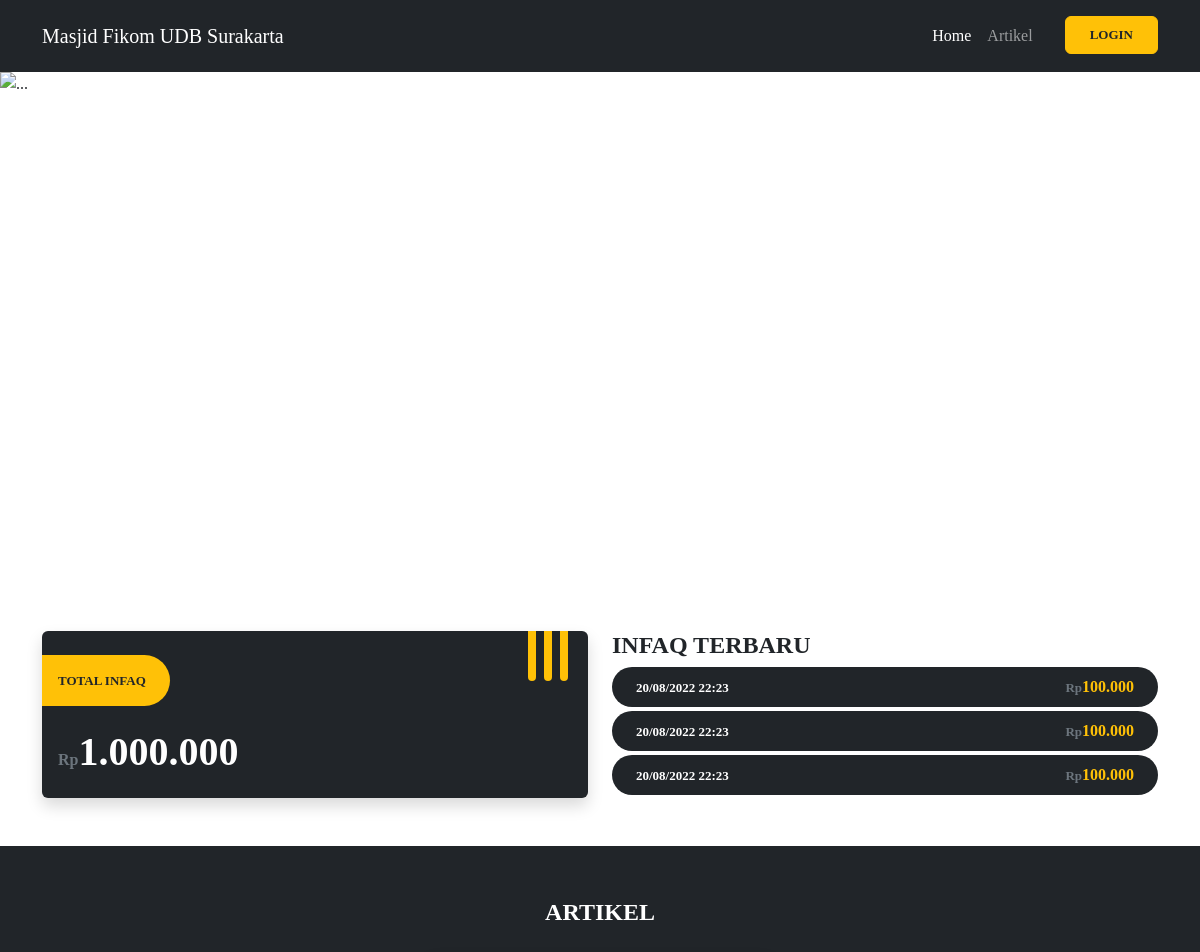
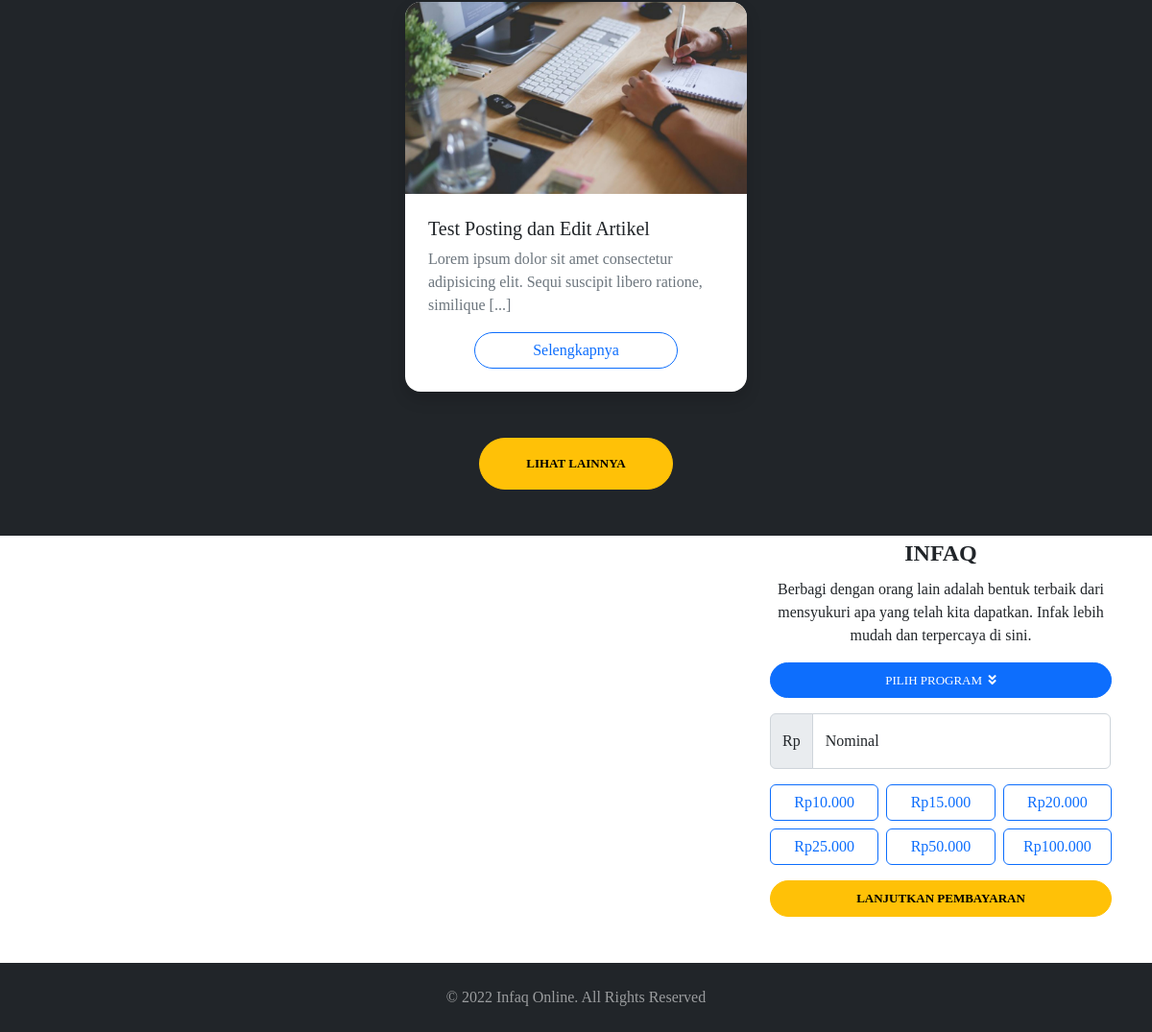
The page / on the database its author committed (2 pictures, top to bottom).
### tables this page shows
CREATE TABLE `identitas` (
  `id_iden` int(2) NOT NULL,
  `nama_instansi` varchar(100) NOT NULL,
  `no_telp` varchar(15) NOT NULL,
  `alamat` varchar(250) NOT NULL,
  `nama_pimpinan` varchar(100) NOT NULL,
  `favicon` varchar(250) NOT NULL,
  `icon` varchar(100) NOT NULL
);

CREATE TABLE `menu_front` (
  `mf_id` int(11) NOT NULL,
  `title` varchar(15) NOT NULL,
  `url` varchar(150) NOT NULL,
  `is_active` int(1) NOT NULL
);

CREATE TABLE `artikel` (
  `artikel_id` int(11) NOT NULL,
  `user_email` varchar(128) NOT NULL,
  `link` varchar(150) NOT NULL,
  `tgl_upload` datetime NOT NULL,
  `judul` varchar(100) NOT NULL,
  `banner` varchar(250) NOT NULL DEFAULT 'default-banner-infaq-online-4x4.jpg',
  `isi` text NOT NULL,
  `dilihat` int(11) NOT NULL DEFAULT 0
);

### application/controllers/Home.php (called while the page is built, shortened)
<?php
class Home extends CI_Controller
{
	public function index()
	{
		$this->load->model('Menu_model', 'menu');
		$this->load->model('Admin_model', 'admin');
		$data['identitas'] = $this->db->get('identitas')->row_array();
		$data['artikel'] = $this->db->get('artikel', 3)->result_array();
		$data['nav'] = "home";
		$data['frontendNav'] = $this->menu->showFrontendNav();
		$data['program'] = $this->admin->showProgram();
		$this->load->view('home', $data);
	}
}

### index.php (called while the page is built, shortened)
<?php
require_once BASEPATH . 'core/CodeIgniter.php';

### application/models/Menu_model.php (called while the page is built, shortened)
<?php
class Menu_model extends CI_Model
{
    public function showFrontendNav()
    {
        if ($this->db->select('mf_id, title, url')->from('menu_front')->where('is_active', 1)->get()->num_rows() == 0) $data = [];
        else $menu = $this->db->select('mf_id, title, url')->from('menu_front')->where('is_active', 1)->get()->result_array();
        $data = ['menu' => array()];
        foreach ($menu as $m) {
            $addMenu = [
                'title_menu' => $m['title'],
                'url_menu' => $m['url'],
                'submenu' => $this->_getSubmenuFrontend($m['mf_id'])
            ];
            array_push($data['menu'], $addMenu);
        }
        return $data;
    }
    private function _getSubmenuFrontend($mf_id)
    {
        return $this->db->select('title AS title_submenu, url AS url_submenu')->from('menu_front_detail')->where(['parent_id' => $mf_id, 'is_active' => 1])->get()->result_array();
    }
}

### application/models/Admin_model.php (called while the page is built, shortened)
<?php
class Admin_model extends CI_Model
{
    public function showProgram()
    {
        if ($this->db->get('program')->num_rows() == 0) $data = [];
        else $program = $this->db->get('program')->result_array();
        $data = ['program' => array()];
        foreach ($program as $p) {
            $addMenu = [
                'nama_program' => $p['nama_program'],
                'program_detail' => $this->_getProgramDetail($p['id_program'])
            ];
            array_push($data['program'], $addMenu);
        }
        return $data;
    }
    private function _getProgramDetail($id_program)
    {
        $detailProgram =  $this->db->select('nama_detailprogram, banner, deskripsi')->from('program_detail')->where('id_program', $id_program)->get()->result_array();
        $data = [];
        foreach ($detailProgram as $dp) {
            $add = [
                'nama_detailprogram' => $dp['nama_detailprogram'],
                'banner_detailprogram' => base_url('assets/img/program/') . $dp['banner'],
                'deskripsi_detailprogram' => $dp['deskripsi']
            ];
            array_push($data, $add);
        }
        return $data;
    }
}

### application/views/home.php (the view, shortened to what this page needs)
<?php $this->load->view('./header.php') ?>
<main>
    <div id="carouselExampleControls" class="carousel slide" data-bs-ride="carousel">
        <div class="carousel-inner">
            <div class="carousel-item active banner-container">
                <img src="https://www.seekpng.com/png/detail/423-4235598_no-image-for-noimage-icon.png" class="d-block w-100 banner-content" alt="...">
            </div>
        </div>
        <button class="carousel-control-prev" type="button" data-bs-target="#carouselExampleControls" data-bs-slide="prev">
            <span class="carousel-control-prev-icon" aria-hidden="true"></span>
        </button>
        <button class="carousel-control-next" type="button" data-bs-target="#carouselExampleControls" data-bs-slide="next">
            <span class="carousel-control-next-icon" aria-hidden="true"></span>
        </button>
    </div>
    <div class="container py-5">
        <div class="row gy-4">
            <div class="col-lg-6 col-12">
                <div class="card shadow bg-dark border-0 position-relative">
                    <div class="w-max pe-4 mt-4 p-3 rounded-start rounded-pill bg-warning fs-7 fw-bold text-uppercase">
                        Total Infaq
                    </div>
                    <div class="position-absolute text-white end-0 top-0">
                        <div class="row gx-2 me-3">
                            <div class="col">
                                <div class="bg-warning rounded-pill rounded-top p-1" style="height: 50px;"></div>
                            </div>
                            <div class="col">
                                <div class="bg-warning rounded-pill rounded-top p-1" style="height: 50px;"></div>
                            </div>
                            <div class="col">
                                <div class="bg-warning rounded-pill rounded-top p-1" style="height: 50px;"></div>
                            </div>
                        </div>
                    </div>
                    <div class="card-body fw-bold text-muted">
                        Rp<span class="fs-1 text-white">1.000.000</span>
                    </div>
                </div>
            </div>
            <div class="col-lg-6 col-12">
                <h3 class="fw-bolder text-uppercase fs-4">Infaq Terbaru</h3>
                <div class="row gy-1">
                    <div class="col-12">
                        <div class="bg-dark fs-7 text-white rounded-pill p-2">
                            <div class="row px-3">
                                <div class="col-6 align-self-center fw-bold">20/08/2022 22:23</div>
                                <div class="col-6 text-end fw-bold text-muted">Rp<span class="text-warning fs-6">100.000</span></div>
                            </div>
                        </div>
                    </div>
                    <div class="col-12">
                        <div class="bg-dark fs-7 text-white rounded-pill p-2">
                            <div class="row px-3">
                                <div class="col-6 align-self-center fw-bold">20/08/2022 22:23</div>
                                <div class="col-6 text-end fw-bold text-muted">Rp<span class="text-warning fs-6">100.000</span></div>
                            </div>
                        </div>
                    </div>
                    <div class="col-12">
                        <div class="bg-dark fs-7 text-white rounded-pill p-2">
                            <div class="row px-3">
                                <div class="col-6 align-self-center fw-bold">20/08/2022 22:23</div>
                                <div class="col-6 text-end fw-bold text-muted">Rp<span class="text-warning fs-6">100.000</span></div>
                            </div>
                        </div>
                    </div>
                </div>
            </div>
        </div>
    </div>
    <div class="bg-dark py-5">
        <div class="container">
            <div class="fs-4 fw-bold text-center mb-4 text-white">ARTIKEL</div>
            <div class="row gy-4 justify-content-center">
                <?php foreach ($artikel as $art) : ?>
                    <div class="col-lg-4 col-md-6 col-12">
                        <div class="card h-100 rounded-4 border-0 shadow overflow-hidden">
                            <div class="img-container">
                                <img src="<?= base_url(); ?>assets/img/artikel/<?= $art['banner']; ?>" class="img-content" alt="<?= $art['judul']; ?>">
                            </div>
                            <div class="card-body d-flex flex-column p-4">
                                <h5 class="card-title"><?= $art['judul']; ?></h5>
                                <p class="card-text text-muted"><?= strip_tags(substr($art['isi'], 0, 100)) . ' [...]'; ?></p>
                                <a href="<?= base_url(); ?>artikel/<?= $art['link']; ?>" class="btn btn-outline-primary d-block rounded-pill mx-5 mt-auto">Selengkapnya</a>
                            </div>
                        </div>
                    </div>
                <?php endforeach; ?>
            </div>
            <a type="button" class="btn btn-warning rounded-pill fs-7 fw-bold text-uppercase py-3 px-5 mt-5 mx-auto d-block w-max" href="<?= base_url(); ?>artikel">Lihat lainnya</a>
        </div>
    </div>
    <div class="container py-5">
        <div class="row gy-5">
            <div class="col-lg-8 col-12 mb-3 md-mb-0">
            </div>
            <div class="col-lg-4 col-12 my-auto">
                <div class="fs-4 fw-bold text-center mb-2">INFAQ</div>
                <div class="text-center text-center mb-3">
                    Berbagi dengan orang lain adalah bentuk terbaik dari mensyukuri apa yang telah kita dapatkan. Infak lebih mudah dan terpercaya di sini.
                </div>
                <?php if (count($program) > 0) : ?>
                    <button type="button" class="btn btn-primary rounded-pill fs-7 w-100 text-uppercase py-2 mb-3" data-bs-toggle="modal" data-bs-target="#listProgramModal">
                        Pilih Program&nbsp;&nbsp;<i class="fas fa-angle-double-down"></i>
                    </button>
                <?php endif; ?>
                <div class="input-group mb-3">
                    <span class="input-group-text">Rp</span>
                    <div class="form-floating">
                        <input type="number" class="form-control" min="1" id="nominal" placeholder="Masukkan Nominal" onkeyup="convertToRupiah(this);" data-program="" data-nama="<?= ($this->session->userdata('email')) ? $user['name'] : ''; ?>" data-email="<?= ($this->session->userdata('email')) ? $user['email'] : ''; ?>" data-telp="<?= ($this->session->userdata('email')) ? $user['no_telp'] : ''; ?>">
                        <label for="nominal">Nominal</label>
                    </div>
                </div>
                <div class="row mb-3 g-2">
                    <div class="col-xl-4 col-lg-6 col-md-4 col-6">
                        <label class="btn btn-outline-primary w-100" for="list-nominal1">Rp10.000</label>
                    </div>
                    <div class="col-xl-4 col-lg-6 col-md-4 col-6">
                        <label class="btn btn-outline-primary w-100" for="list-nominal2">Rp15.000</label>
                    </div>
                    <div class="col-xl-4 col-lg-6 col-md-4 col-6">
                        <label class="btn btn-outline-primary w-100" for="list-nominal3">Rp20.000</label>
                    </div>
                    <div class="col-xl-4 col-lg-6 col-md-4 col-6">
                        <label class="btn btn-outline-primary w-100" for="list-nominal4">Rp25.000</label>
                    </div>
                    <div class="col-xl-4 col-lg-6 col-md-4 col-6">
                        <label class="btn btn-outline-primary w-100" for="list-nominal5">Rp50.000</label>
                    </div>
                    <div class="col-xl-4 col-lg-6 col-md-4 col-6">
                        <label class="btn btn-outline-primary w-100" for="list-nominal6">Rp100.000</label>
                    </div>
                </div>
                <button type="button" id="pay-button" class="btn btn-warning rounded-pill fs-7 fw-bold w-100 text-uppercase py-2">Lanjutkan Pembayaran</button>
            </div>
        </div>
    </div>
</main>

### application/views/header.php (shortened to what this page needs)
<!DOCTYPE html>
<html lang="en">
<head>
    <link href="https://cdn.jsdelivr.net/npm/bootstrap@5.2.0/dist/css/bootstrap.min.css" rel="stylesheet">
    <link rel="stylesheet" href="https://cdnjs.cloudflare.com/ajax/libs/font-awesome/5.10.0-12/css/all.min.css" />
    <link rel="stylesheet" href="<?= base_url(); ?>assets/css/style.css">
</head>
<body data-baseurl="<?= base_url(); ?>">
    <nav class="navbar navbar-dark navbar-expand-lg bg-dark py-3">
        <div class="container">
            <a class="navbar-brand" href="<?= base_url(); ?>"><?= $identitas['nama_instansi']; ?></a>
            <div class="collapse navbar-collapse" id="navbarNavDropdown">
                <ul class="navbar-nav ms-auto">
                    <?php if (count($frontendNav) > 0) :
                        foreach ($frontendNav['menu'] as $m) :
                            if (count($m['submenu']) > 0) : ?>
                                <li class="nav-item dropdown">
                                    <a class="nav-link dropdown-toggle <?= strtolower($nav) == strtolower($m['title_menu']) ? 'active' : ''; ?>" href=" <?= $m['url_menu']; ?>" id="navbarDropdownMenuLink" role="button" data-bs-toggle="dropdown" aria-expanded="false">
                                        <?= $m['title_menu']; ?>
                                    </a>
                                    <ul class="dropdown-menu" aria-labelledby="navbarDropdownMenuLink">
                                        <?php foreach ($m['submenu'] as $sm) : ?>
                                            <li><a class="dropdown-item" href="<?= $sm['url_submenu']; ?>"><?= $sm['title_submenu']; ?></a></li>
                                        <?php endforeach; ?>
                                    </ul>
                                </li>
                            <?php else : ?>
                                <li class="nav-item">
                                    <a class="nav-link <?= strtolower($nav) == strtolower($m['title_menu']) ? 'active' : ''; ?>" href="<?= $m['url_menu']; ?>"><?= $m['title_menu']; ?></a>
                                </li>
                    <?php endif;
                        endforeach;
                    endif; ?>
                    <li class="nav-item">
                        <a class="btn btn-warning nav-link text-dark fw-bold fs-7 px-4 text-uppercase ms-lg-4 w-max" href="<?= $this->session->userdata('email') ? base_url() . 'user' : base_url() . 'auth'; ?>"><?= $this->session->userdata('email') ? "Dashboard" : "Login"; ?></a>
                    </li>
                </ul>
            </div>
        </div>
    </nav>

### assets/css/style.css (style rules this page uses)
* { margin: 0; padding: 0; font-family: 'Montserrat'; }
main { min-height: calc(100vh - 144px); overflow: hidden; }
.img-container { position: relative; width: 100%; padding-top: 56.25%; }
.img-content { position: absolute; top: 0; left: 0; width: 100%; height: 100%; object-fit: cover; }
.banner-container { position: relative; width: 100%; padding-top: 42.553191489361702127659574468085%; }
.banner-content { position: absolute; top: 0; left: 0; width: 100%; height: 100%; object-fit: cover; }
.fs-7 { font-size: small; }
.w-max { width: max-content; }

### rows shown on the page
identitas: nama_instansi "Masjid Fikom UDB Surakarta"
menu_front: title "Home"
menu_front: title "Artikel"
artikel: banner (picture), judul "Test Posting dan Edit Artikel", isi "Lorem ipsum dolor sit amet consectetur adipisicing elit. Sequi suscipit libero ratione, similique"
